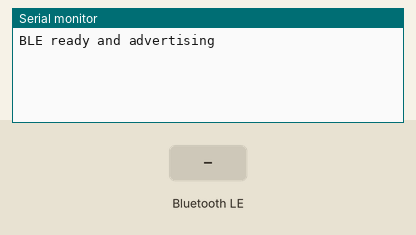
This sketch was run on a simulated ESP32. On the bench: the last lines printed to the serial monitor. The inputs (shaded band) are chosen by the test bench. Nothing arrives over Bluetooth unless stated; a phone connects over Bluetooth LE 3 s after start.

Above: at 1.2 s.
1.3 s: Bluetooth LE write "1" received
At 1.7 s:
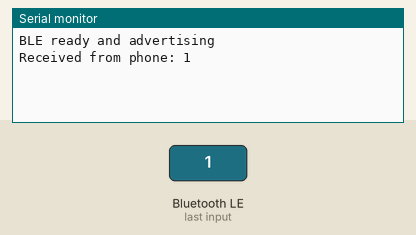
4.3 s: Bluetooth LE write "0" received
At 5.2 s:
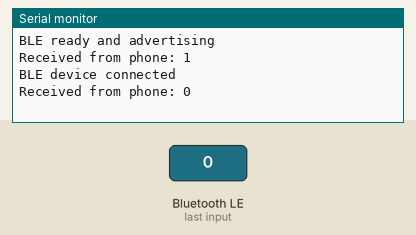
5.8 s: Bluetooth LE write "2" received
At 6.3 s:
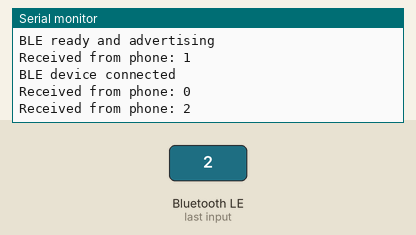

Measured:
- after the input at 1.3 s, the serial monitor: prints a new line after 0.05 s (image 1)
- after the input at 4.3 s, the serial monitor: prints a new line after 0.05 s (image 2)
- after the input at 5.8 s, the serial monitor: prints a new line after 0.05 s (image 3)

The sketch:

ble_code_with_scan_read_write_opereations.ino
```cpp
#include <BLEDevice.h>
#include <BLEUtils.h>
#include <BLEServer.h>
#include <BLE2902.h>  // <-- required for BLE2902 descriptor


#define SERVICE_UUID        "6e400001-b5a3-f393-e0a9-e50e24dcca9e"
#define CHARACTERISTIC_RX   "6e400002-b5a3-f393-e0a9-e50e24dcca9e" // write
#define CHARACTERISTIC_TX   "6e400003-b5a3-f393-e0a9-e50e24dcca9e" // read/notify

static unsigned long lastTime = 0;

BLECharacteristic *txCharacteristic;
bool deviceConnected = false;

class ServerCallbacks : public BLEServerCallbacks {
    void onConnect(BLEServer* pServer) {
      deviceConnected = true;
      Serial.println("BLE device connected");
    }

    void onDisconnect(BLEServer* pServer) {
      deviceConnected = false;
      Serial.println("BLE device disconnected");
      pServer->startAdvertising();  // restart advertising
    }
};

class CharacteristicCallbacks : public BLECharacteristicCallbacks {
    void onWrite(BLECharacteristic *pCharacteristic) {
      std::string value = pCharacteristic->getValue();
      Serial.print("Received from phone: ");
      Serial.println(value.c_str());

      // Optional: Echo back
      if (deviceConnected) {
        txCharacteristic->setValue("ACK: " + value);
        txCharacteristic->notify();
      }
    }
};

void setup() {
  Serial.begin(115200);

  BLEDevice::init("ESP32-BLE");
  BLEServer *pServer = BLEDevice::createServer();

  BLEAdvertising* pAdvertising = BLEDevice::getAdvertising();
  pAdvertising->setScanResponse(true); // Optional: allows longer name in response
  pAdvertising->setMinPreferred(0x06); // Recommended
  pAdvertising->setMinPreferred(0x12); // Recommended
  BLEAdvertisementData advData;
  advData.setName("ESP32-BLE");  // <- THIS is the key!
  pAdvertising->setAdvertisementData(advData);
  pServer->setCallbacks(new ServerCallbacks());

  BLEService *pService = pServer->createService(SERVICE_UUID);

  // TX (ESP32 -> Phone)
  txCharacteristic = pService->createCharacteristic(
                       CHARACTERISTIC_TX,
                       BLECharacteristic::PROPERTY_NOTIFY | BLECharacteristic::PROPERTY_READ
                     );
  txCharacteristic->addDescriptor(new BLE2902());

  // RX (Phone -> ESP32)
  BLECharacteristic *rxCharacteristic = pService->createCharacteristic(
                                          CHARACTERISTIC_RX,
                                          BLECharacteristic::PROPERTY_WRITE
                                        );
  rxCharacteristic->setCallbacks(new CharacteristicCallbacks());

  pService->start();
  pServer->getAdvertising()->start();

  Serial.println("BLE ready and advertising");
}

void loop() {
  // Example: send periodic notification

  if (deviceConnected && millis() - lastTime > 5000) {
    lastTime = millis();
    txCharacteristic->setValue("Hello from ESP32");
    txCharacteristic->notify();
  }
}
```
